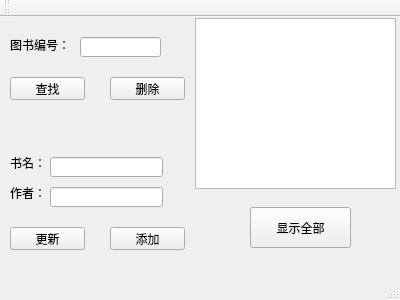
<?xml version="1.0" encoding="UTF-8"?>
<ui version="4.0">
 <class>MainWindow</class>
 <widget class="QMainWindow" name="MainWindow">
  <property name="geometry">
   <rect>
    <x>0</x>
    <y>0</y>
    <width>400</width>
    <height>300</height>
   </rect>
  </property>
  <property name="windowTitle">
   <string>MainWindow</string>
  </property>
  <widget class="QWidget" name="centralWidget">
   <widget class="QListWidget" name="listWidget">
    <property name="geometry">
     <rect>
      <x>195</x>
      <y>1</y>
      <width>201</width>
      <height>171</height>
     </rect>
    </property>
   </widget>
   <widget class="QLabel" name="label">
    <property name="geometry">
     <rect>
      <x>10</x>
      <y>20</y>
      <width>61</width>
      <height>16</height>
     </rect>
    </property>
    <property name="text">
     <string>图书编号：</string>
    </property>
   </widget>
   <widget class="QLineEdit" name="lineEdit">
    <property name="geometry">
     <rect>
      <x>80</x>
      <y>20</y>
      <width>81</width>
      <height>20</height>
     </rect>
    </property>
   </widget>
   <widget class="QPushButton" name="pushButton">
    <property name="geometry">
     <rect>
      <x>10</x>
      <y>60</y>
      <width>75</width>
      <height>23</height>
     </rect>
    </property>
    <property name="text">
     <string>查找</string>
    </property>
   </widget>
   <widget class="QPushButton" name="pushButton_2">
    <property name="geometry">
     <rect>
      <x>110</x>
      <y>60</y>
      <width>75</width>
      <height>23</height>
     </rect>
    </property>
    <property name="text">
     <string>删除</string>
    </property>
   </widget>
   <widget class="QLabel" name="label_2">
    <property name="geometry">
     <rect>
      <x>10</x>
      <y>140</y>
      <width>54</width>
      <height>12</height>
     </rect>
    </property>
    <property name="text">
     <string>书名：</string>
    </property>
   </widget>
   <widget class="QLabel" name="label_3">
    <property name="geometry">
     <rect>
      <x>10</x>
      <y>170</y>
      <width>54</width>
      <height>12</height>
     </rect>
    </property>
    <property name="text">
     <string>作者：</string>
    </property>
   </widget>
   <widget class="QLineEdit" name="lineEdit_2">
    <property name="geometry">
     <rect>
      <x>50</x>
      <y>140</y>
      <width>113</width>
      <height>20</height>
     </rect>
    </property>
   </widget>
   <widget class="QLineEdit" name="lineEdit_3">
    <property name="geometry">
     <rect>
      <x>50</x>
      <y>170</y>
      <width>113</width>
      <height>20</height>
     </rect>
    </property>
   </widget>
   <widget class="QPushButton" name="pushButton_3">
    <property name="geometry">
     <rect>
      <x>10</x>
      <y>210</y>
      <width>75</width>
      <height>23</height>
     </rect>
    </property>
    <property name="text">
     <string>更新</string>
    </property>
   </widget>
   <widget class="QPushButton" name="pushButton_4">
    <property name="geometry">
     <rect>
      <x>110</x>
      <y>210</y>
      <width>75</width>
      <height>23</height>
     </rect>
    </property>
    <property name="text">
     <string>添加</string>
    </property>
   </widget>
   <widget class="QPushButton" name="pushButton_5">
    <property name="geometry">
     <rect>
      <x>250</x>
      <y>190</y>
      <width>101</width>
      <height>41</height>
     </rect>
    </property>
    <property name="text">
     <string>显示全部</string>
    </property>
   </widget>
  </widget>
  <widget class="QMenuBar" name="menuBar">
   <property name="geometry">
    <rect>
     <x>0</x>
     <y>0</y>
     <width>400</width>
     <height>19</height>
    </rect>
   </property>
  </widget>
  <widget class="QToolBar" name="mainToolBar">
   <attribute name="toolBarArea">
    <enum>TopToolBarArea</enum>
   </attribute>
   <attribute name="toolBarBreak">
    <bool>false</bool>
   </attribute>
  </widget>
  <widget class="QStatusBar" name="statusBar"/>
 </widget>
 <layoutdefault spacing="6" margin="11"/>
 <resources/>
 <connections/>
</ui>
